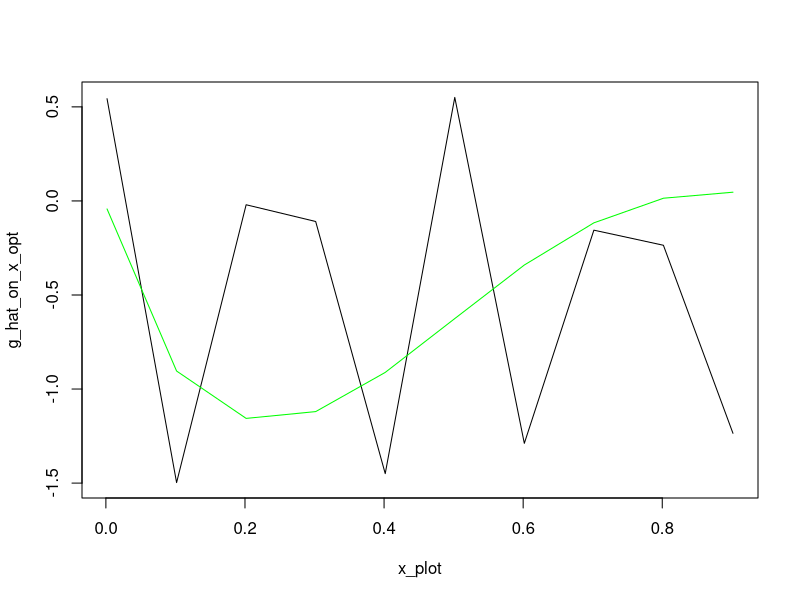
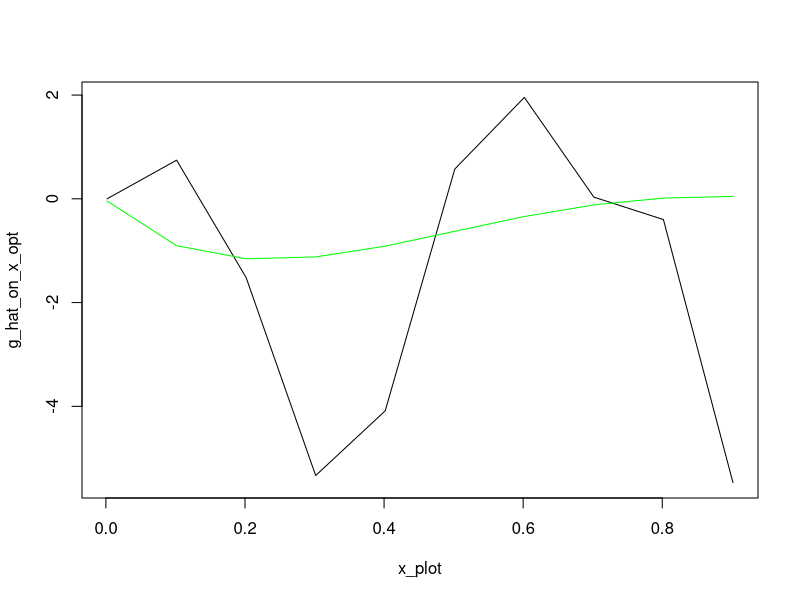
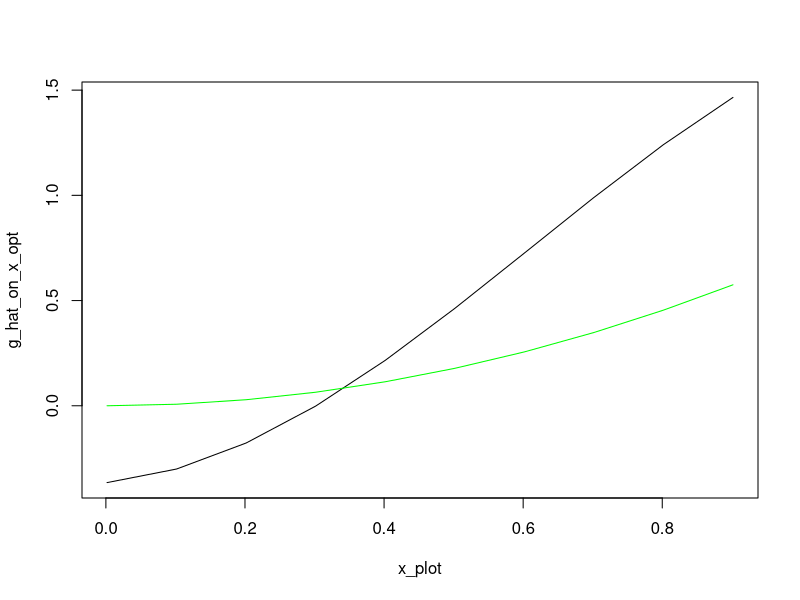
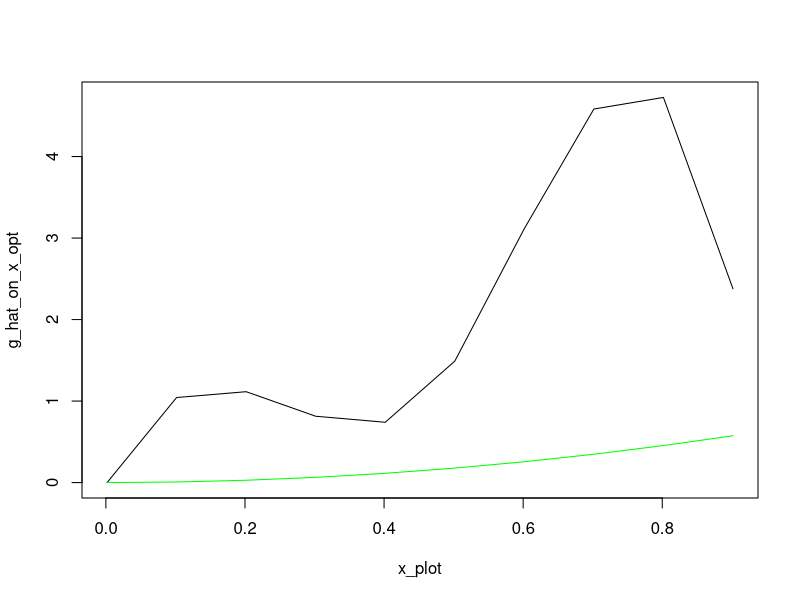
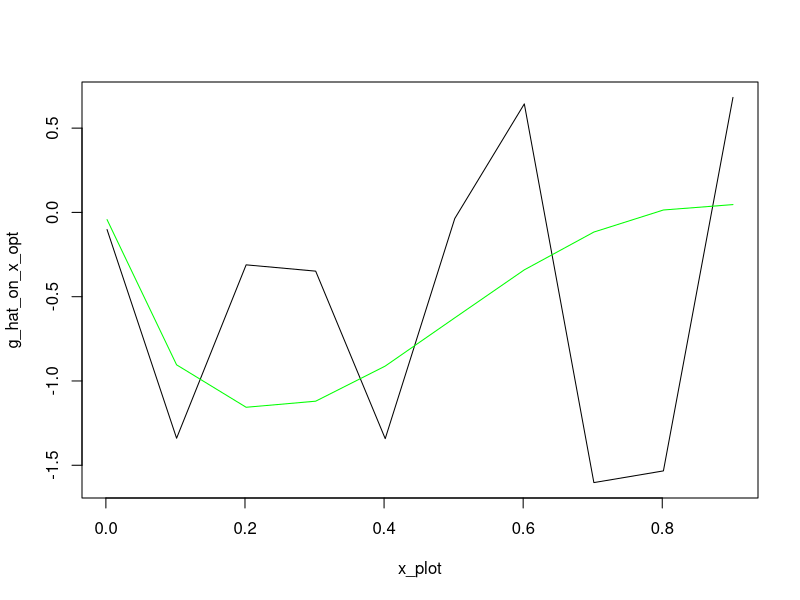
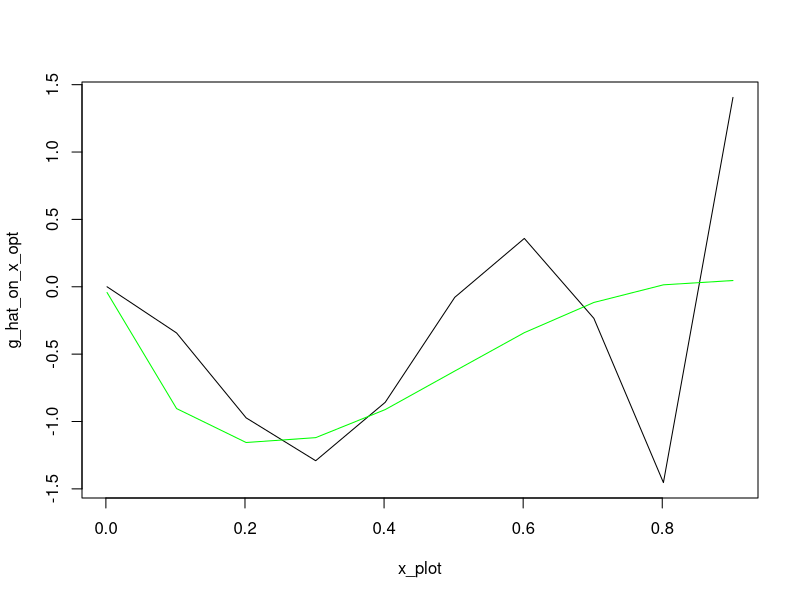
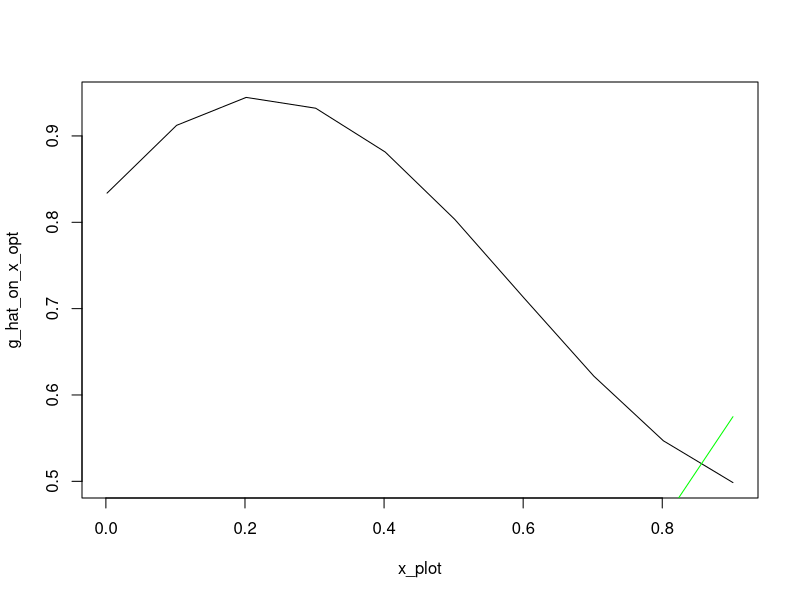
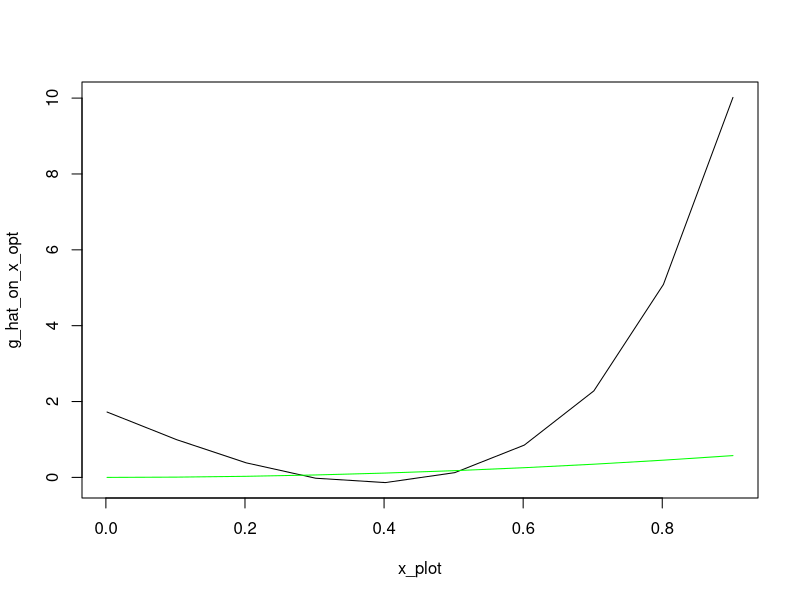

Source code (R) for these figures, in order:
#### Packages ####
library(splines)
library(MASS)
library(caret)

#### Estimate the gamma in the series estimation ####

kernel_functions <- function(x,ker='normal',knorm="sq")
{
  # Densities such as the integral of the square of the density is one if knorm is sq 
  # or such that the sd is one if knorm is sd.
  if (ker=='normal') 
  { 
    s <- switch(knorm,
                sd = 1,
                sq = 1/(2*sqrt(pi)))
    aux <- exp(- x^2 /(2*s^2)) / (sqrt(2*pi)*s)
  }
  if (ker=='triangle')
  {
    s <- switch(knorm,
                sd = sqrt(6),
                sq = (2/3))
    aux <- (s-abs(x))
    aux <- aux * (aux >0)/s^2
  }
  if (ker=='laplace')
  {
    s <- switch(knorm,
                sd = 1/sqrt(2),
                sq = 1/4)
    aux <- exp(-abs(x)/s)/(2*s)
  }
  return(aux)
}

create_W <- function(W, h=1 ,ker='normal',knorm="sq",remove=FALSE)
{
  #   ICM and smoothing matrix 
  #   If no bandwidth is provided for the function, h=1 is used  (no smoothing)
  #   The principle diagonal is replaced with zeros if remove = TRUE.
  n_w <- length(W)
  mat <- sapply(W,function(e) W - e*pracma::ones(n_w,1))
  wmat <-  kernel_functions(mat / h,ker=ker,knorm=knorm)/h; # kernel smoothing 
  # principle diagonal of the matrix replaced with zeros
  if (remove==TRUE) wmat <-  wmat - diag(diag(wmat))
  return(wmat/(n**2))
}

# splines
create_P_splines <- function(x, Z, J, degree){
  knots = quantile(Z, probs = seq(0, 1, length.out = J))
  return(bs(x, knots = knots, degree = degree, intercept = FALSE)[,1:length(knots)+degree-1])}

#trigo
p_j_trigo_0_1 <-function(j, J, z){
  a = 2*pi*j*z
  #print(a)
  if (j==1){
    return(1)
  }
  if (j%%2 == 0){
    cos_val = cos(a)
    return(sqrt(2)*cos_val)
  }
  else{
    sin_val = sin(a)
    return(sqrt(2)*sin_val)
  }
}

#hist
p_j_hist_0_1 <-function(j, J, z){
  l = length(z)
  if (l>1){
    res = rep(0, l)
    for (i in 1:l){
      if (z[i] >= (j - 1) / J && z[i] < j / J) {
        res[i] = sqrt(J)
      } else {
        res[i] = 0
      }
    }
    return(res)}
  else{
    if (z >= (j - 1) / J && z < j / J) {
      return(sqrt(J))
    } else{
      return(0)
    }
  }
}

# generalize for interval [a,b] : en fait ici on peut dire qu'on normalise Z entre 0 et 1
basis_a_b <-function(j, J, z, a, b, p_j_0_1){
  return(p_j_0_1(j,J,((z-a)/(b-a)))/sqrt(b-a))
}

# create P
create_P <- function(z_eval, J, Z, p_j, degree, spline_bool){
  n = length(Z)
  a = min(Z)
  b = max(Z)
  P = matrix(0, n, J)
  if (spline_bool == 0){
    for (j in 1:J){
      if (a!=b){
        for (i in 1:n){
          P[i,j] = basis_a_b(j, J, Z[i], a, b, p_j)}}
      else{
        P[i,j] = p_j(j, J, Z[i])
      }
    }
  }
  else{
    P <- create_P_splines(z_eval, Z, J, degree)
  }
  return(P)
}

# compute gamma_hat
estimation_gamma <- function(J, W, Z, Y, p_j, bool_splines, degree){
  n = length(Z)
  a = min(Z)
  b = max(Z)
  #compute Omega
  Omega <- create_W(W)
  
  #compute P
  P <- create_P(Z, J, Z, p_j, degree, bool_splines)
  
  #compute gamma
  gamma_step = t(P)%*%Omega%*%Y
  gamma_step_invert = solve(t(P)%*%Omega%*%P)
  gamma_hat = gamma_step_invert%*%gamma_step
  
  return(gamma_hat)
}

# Compute g_hat
g_hat <- function(z, J, p_j, gamma_hat, a, b){
  p_j_vector = rep(0, J)
  for (j in 1:J){
    p_j_vector[j] = basis_a_b(j, J, z, a, b, p_j)
  }
  return(sum(gamma_hat*p_j_vector))
}


#### Simulation 1 from Chen ####
g_sim_1 <- function(z, case){
  return(sin(4*z)*log(z))
}

simulate_data_1 <- function(data_param, g_sim, case){
  n = data_param[1]
  corr = data_param[2]
  
  U_V = mvrnorm(n, mu = c(0, 0), Sigma = matrix(c(1, corr, corr, 1),ncol = 2))
  
  U = U_V[,1]
  V = U_V[,2]
  X = rnorm(n, 0, 1)
  W = pnorm(X, 0, 1)
  D = rbinom(n, 1, 0.5)
  Z = pnorm(D*(X+V)+(1-D)*V)

  Y = g_sim(Z, none) + U
  
  return(list(U = U, V = V, X = X, W = W, D = D, Z = Z, Y = Y))
}

#data_param_1 = (n, corr)
n = 1250 #2500, 5000, 10 000
corr = 0.75
data_param_1 = c(n, corr)

simul_1 = simulate_data_1(data_param_1, g_sim_1, none) 


#### Simulation 2 from Chen ####
n = 1250 #2500, 5000, 10 000
Z = runif(n,0,1)
U = rnorm(n,0,1)
g_sim_2 <- function(z, case){
  return(sin(15*pi*z)*cos(z))
}

Y = g_sim_2(Z,none) + U

#attention ici pas d'instrument : à réfléchir




#### Simulation 3 #### 
simulate_data_3 <- function(data_param, g_sim, case){
  n = data_param[1]
  rhoev = data_param[2]
  rhowz = data_param[3]
  
  W = rnorm(n, 0, 1)
  V = rnorm(n, 0, 1)
  
  beta = sqrt((rhoev**2)/(1 - rhoev**2))
  Z = (beta*W + V)/sqrt(1+beta**2)
  
  eta = rnorm(n, 0, 1)
  a = sqrt((rhowz**2)/(1 - rhowz**2))
  eps = (a*V + eta)/sqrt(1+beta**2)
  
  Y = g_sim(Z,case) + eps
  
  return(list(W = W, V = V, Z = Z, Y = Y, eps = eps))
}

g_sim_3 <- function(x,case)  
{
  switch(case,  
         x,
         x^2/sqrt(2),
         sqrt(3*sqrt(3))*x*exp(-(x^2)/2),
         sqrt(3)*x*sin(pi*x/2),
         4*exp(-abs(x)) , 
         log(abs(x-1)+1)*ifelse(x>1,1,-1)*sqrt(10/3),
         sqrt(2)*x*cos(pi*x),
         (log(abs(x-1)+1)*ifelse(x>1,1,-1)*sqrt(10/3) - 0.6*x+ (x^3)*2)/8
  )
}


#n = 200 #or 400
#rhoev = 0.5 #0.8, 0.8
#rhowz = 0.9 #0.9, 0.7

data_param_3 = c(200, 0.5, 0.9)
simul_3 = simulate_data_3(data_param_3, g_sim_3, 2) #utilisent que le cas 2 et 3 dans le papier lapenta


#### Selection of J by cross-validation on M ####
calcul_M_g_hat <- function(gamma_hat, J, Z, Y, W, p_j_hat, bool_splines, degree){
  Omega <- create_W(W)
  M = 0 
  a = min(Z)
  b = max(Z)
  n = length(Z)
  g_hat_on_Z <- rep(0, n)
  if (bool_splines == 0){
    for (i in 1:n){
      g_hat_on_Z = g_hat(Z[i], J, p_j_hat, gamma_hat, a, b)
    }}
  else{
    basis <- create_P_splines(Z, Z, J, degree)
    g_hat_on_Z <- basis%*%gamma_hat
  }
  
  for (i in 1:n){
    for (j in 1:n){
      M = M + (Y[i] - g_hat_on_Z[i])*(Y[j] - g_hat_on_Z[j])*Omega[i,j]
    }
    return(M/(n**2))
  }}


calcul_M_true_g <- function(g, J, Z, Y, W){
  M = 0
  Omega <- create_W(W)
  for (i in 1:n){
    for (j in 1:n){
      M = M + (Y[i] - g(Z[i]))*(Y[j] - g(Z[j]))*Omega[i,j]
    }
    return(M/(n**2))
  }}

calcul_M_g_hat_test_sample <- function(g_hat_on_Z_test, Omega, n_test, Y_test){
  M = 0
  for (i in 1:n_test){
    for (j in 1:n_test){
      M = M + (Y_test[i] - g_hat_on_Z_test[i])*(Y_test[j] - g_hat_on_Z_test[j])*Omega[i,j]
    }
    return(M/(n_test**2))
  }}


#we want to minimize M so we choose J such that M is minimal
sample_train_test <- function(Z, Y, W, p_train){
  # Create a single data frame with all variables
  df <- data.frame(Z = Z, Y = Y, W = W)
  
  # Create bins based on the X variable (you can modify the binning logic if needed)
  bins <- cut(df$Z, breaks = 3, labels = FALSE)
  
  # Sample indices for the training set using bins for stratification
  index_train <- createDataPartition(bins, p = p_train, list = FALSE)
  
  # Indices for the validation set (complementary to train indices)
  index_val <- setdiff(seq_len(nrow(df)), index_train)
  
  # Create train and validation sets based on indices
  train_set <- df[index_train, ]
  val_set   <- df[index_val, ]
  
  # Return the training and validation sets
  return(list(
    Z_train = train_set$Z, Y_train = train_set$Y, W_train = train_set$W,
    Z_validation = val_set$Z, Y_validation = val_set$Y, W_validation = val_set$W
  ))
}

optimization_CV_M <- function(Z, W, Y, vect_J_to_test, p_train, p_j, bool_splines, degree, x_plot, case, true_g){
  gamma_hat_list <- vector("list", length(vect_J_to_test))
  a = min(Z)
  b = max(Z)
  M_values <- numeric(length(vect_J_to_test))
  n = length(Z)
  
  # split the data in training and test set
  sampled_data <- sample_train_test(Z, Y, W, p_train)
  Z_train <- sampled_data$Z_train
  Y_train <- sampled_data$Y_train
  W_train <- sampled_data$W_train
  Z_validation <- sampled_data$Z_validation
  Y_validation <- sampled_data$Y_validation
  W_validation <- sampled_data$W_validation
  n_train <- length(Z_train)
  
  # compute gamma_hat_train and g_hat_train for the training set
  for (j in 1:length(vect_J_to_test)){
    #compute gamma_hat_train
    gamma_hat <- estimation_gamma(vect_J_to_test[j],W_train,Z_train,Y_train,p_j, bool_splines, degree)
    gamma_hat_list[[j]] <- gamma_hat
    
    # compute the prediction of g_hat_train on the test set 
    n_val <- length(Z_validation)
    if (bool_splines == 0){ 
      g_hat_on_Z_val = rep(0, n_val)
      for (i in 1:n_val){
        g_hat_on_Z_val[i] <- g_hat(Z_validation[i], vect_J_to_test[j], p_j, gamma_hat, a, b)
      }}
    else{
      basis <- create_P_splines(Z_validation, Z_train, vect_J_to_test[j], degree)
      g_hat_on_Z_val <-  basis%*%gamma_hat
    }
    
    # compute M and store it 
    Omega_val <- create_W(W_validation)
    M_values[j] <- calcul_M_g_hat_test_sample(g_hat_on_Z_val, Omega_val, n_val, Y_validation)
  }
  
  # return J corresponding to the smallest MSE
  J_opt = vect_J_to_test[which.min(M_values)]
  print(c(M_values, J_opt))
  gamma_hat <- estimation_gamma(J_opt,W,Z,Y,p_j, bool_splines, degree)
  
  g_hat_on_x_opt = rep(0, length(x_plot))
  if (bool_splines == 0){ 
    for (i in 1:length(x_plot)){
      g_hat_on_x_opt[i] <- g_hat(x_plot[i], J_opt, p_j, gamma_hat, a, b)
    }}
  else{
    basis <- create_P_splines(x_plot, Z, J_opt, degree)
    g_hat_on_x_opt <- basis%*%gamma_hat
  }
  
  g_on_x = true_g(x_plot, case)
  plot(x_plot, g_hat_on_x_opt, type = 'l', col = 'black')
  lines(x_plot, g_on_x, type = 'l', col = 'green')
  
  return(J_opt)
  
}


#simulation 1 
data_param_1 = c(1250, 0.75)
simul_1 <- simulate_data_1(data_param_1, g_sim_1, none)
vect_J_to_test = seq(3, 10, by = 1)
x = seq(min(Z), max(Z), by = 0.1)
optimization_CV_M(simul_1$Z, simul_1$W, simul_1$Y, vect_J_to_test, 0.6, p_j_trigo_0_1, 0, none, x, none, g_sim_1)

vect_J_to_test = seq(3, 10, by = 1)
x = seq(min(Z), max(Z), by = 0.1)
optimization_CV_M(simul_1$Z, simul_1$W, simul_1$Y, vect_J_to_test, 0.6, none, 1, 3, x, none, g_sim_1)


#simulation 3 : avec base trigo, pas l'impression que ça fonctionne de ouf
data_param_3 = c(200, 0.5, 0.9)
simul_3 = simulate_data_3(data_param_3, g_sim_3, 2) 

vect_J_to_test = seq(3, 20, by = 1)
x = seq(min(Z), max(Z), by = 0.1)
optimization_CV_M(simul_3$Z, simul_3$W, simul_3$Y, vect_J_to_test, 0.8, p_j_trigo_0_1, 0, none, x, 2, g_sim_3)


vect_J_to_test = seq(3, 20, by = 1)
x = seq(min(Z), max(Z), by = 0.1)
optimization_CV_M(simul_3$Z, simul_3$W, simul_3$Y, vect_J_to_test, 0.8, none, 1, 3, x, 2, g_sim_3)


#### Selection of J by cross-validation on the MSE ####
optimization_CV_MSE <- function(Z, W, Y, vect_J_to_test, p_train, p_j, bool_splines, degree, x_plot, case, true_g){
  gamma_hat_list <- vector("list", length(vect_J_to_test))
  a = min(Z)
  b = max(Z)
  MSE_values <- numeric(length(vect_J_to_test))
  n = length(Z)
  
  # split the data in training and test set
  sampled_data <- sample_train_test(Z, Y, W, p_train)
  Z_train <- sampled_data$Z_train
  Y_train <- sampled_data$Y_train
  W_train <- sampled_data$W_train
  Z_validation <- sampled_data$Z_validation
  Y_validation <- sampled_data$Y_validation
  W_validation <- sampled_data$W_validation
  n_train <- length(Z_train)
  
  # compute gamma_hat_train and g_hat_train for the training set
  for (j in 1:length(vect_J_to_test)){
    #compute gamma_hat_train
    gamma_hat <- estimation_gamma(vect_J_to_test[j],W_train,Z_train,Y_train,p_j, bool_splines, degree)
    gamma_hat_list[[j]] <- gamma_hat
    
    # compute the prediction of g_hat_train on the test set 
    n_val <- length(Z_validation)
    if (bool_splines == 0){ 
      g_hat_on_Z_val = rep(0, n_val)
      for (i in 1:n_val){
        g_hat_on_Z_val[i] <- g_hat(Z_validation[i], vect_J_to_test[j], p_j, gamma_hat, a, b)
      }}
    else{
      basis <- create_P_splines(Z_validation, Z_train, vect_J_to_test[j], degree)
      g_hat_on_Z_val <-  basis%*%gamma_hat
    }
    
    # compute MSE and store it
    MSE = sum((g_hat_on_Z_val - Z_validation)**2)
    MSE_values[j] = MSE
     }
  
  # return J corresponding to the smallest MSE
  J_opt = vect_J_to_test[which.min(MSE_values)]
  print(c(MSE_values, J_opt))
  gamma_hat <- estimation_gamma(J_opt,W,Z,Y,p_j, bool_splines, degree)
  
  g_hat_on_x_opt = rep(0, length(x_plot))
  if (bool_splines == 0){ 
    for (i in 1:length(x_plot)){
      g_hat_on_x_opt[i] <- g_hat(x_plot[i], J_opt, p_j, gamma_hat, a, b)
    }}
  else{
    basis <- create_P_splines(x_plot, Z, J_opt, degree)
    g_hat_on_x_opt <- basis%*%gamma_hat
  }
  
  g_on_x = true_g(x_plot, case)
  plot(x_plot, g_hat_on_x_opt, type = 'l', col = 'black')
  lines(x_plot, g_on_x, type = 'l', col = 'green')
  
  return(J_opt)
  
}

#simulation 1 
data_param_1 = c(1250, 0.75)
simul_1 <- simulate_data_1(data_param_1, g_sim_1, none)
vect_J_to_test = seq(3, 10, by = 1)
x = seq(min(Z), max(Z), by = 0.1)
optimization_CV_MSE(simul_1$Z, simul_1$W, simul_1$Y, vect_J_to_test, 0.6, p_j_trigo_0_1, 0, none, x, none, g_sim_1)

vect_J_to_test = seq(3, 10, by = 1)
x = seq(min(Z), max(Z), by = 0.1)
optimization_CV_MSE(simul_1$Z, simul_1$W, simul_1$Y, vect_J_to_test, 0.6, none, 1, 3, x, none, g_sim_1)


#simulation 3 
data_param_3 = c(200, 0.5, 0.9)
simul_3 = simulate_data_3(data_param_3, g_sim_3, 2) 

vect_J_to_test = seq(3, 20, by = 1)
x = seq(min(Z), max(Z), by = 0.1)
optimization_CV_MSE(simul_3$Z, simul_3$W, simul_3$Y, vect_J_to_test, 0.8, p_j_trigo_0_1, 0, none, x, 2, g_sim_3)


vect_J_to_test = seq(3, 20, by = 1)
x = seq(min(Z), max(Z), by = 0.1)
optimization_CV_MSE(simul_3$Z, simul_3$W, simul_3$Y, vect_J_to_test, 0.8, none, 1, 3, x, 2, g_sim_3)




#### Selection of J by Lepski 1 (Comte) #### 


#### Selection of J by Lepski 2 (Chen) #### 
lepski_chen <- function(c_0,W,Z,Y,p_j,bool_splines,degree, valid_dim){
  prev_ratio = 0
  new_ratio = 1000
  J = 1
  
  #find J_max
  while ((prev_ratio>10 || new_ratio<= 10)){
    s_hat_J = calcul_s_J(todo) #TODO
    prev_ratio = new_ratio
    new_ratio = s_hat_J*J*sqrt(log(J))/sqrt(n) 
    J = J+1
    while (!valid_dim(J)){# as long as the value of J is not valid we look for another one
      J = J+1
     }}

  J_max = J
  
  I_hat = seq(as.integer(0.1 * log(J_max)^2), as.integer(J_max) + 1, by = 1)
  I_hat = sort(I_hat[valid_dim(I_hat)]) #select only the valid dimensions
  
  index = 1
  J = I_hat[index]
  condition = FALSE
  while (J %in% I_hat && condition == FALSE){
    for (J_prime in I_hat){
      if (J_prime>J){
        #compute g_J and g_J'
        gamma_J <- estimation_gamma(J,W,Z,Y,p_j, bool_splines, degree)
        gamma_J_prime <- estimation_gamma(J_prime,W,Z,Y,p_j, bool_splines, degree)
        
        #compute V_hat(J) and V_hat(J')
        V_J = V_hat_J(J)
        V_J_prime = V_hat_J(J_prime)
        
        #compute |g_J - g_J'| (a)
        a = difference_norm(g_J, g_J_prime)
        
        #compute c_0(V_hat(J)+V_hat(J')) (b)
        b = c_0*(V_J + V_J_prime)
        
        if(a<b){
          condition = TRUE}
        else{
          condition = FALSE
        }  
        index = index + 1
        J = I_hat[index]
      }
      else{
        index = index + 1
        J = I_hat[index]
      }}}
  J_opt = J
  return(J_opt)
}



valid_dim_splines <- function(J){#checks if J is a valid dimension in Tau  
  
}

V_hat_J <- function(J, n, s_J_hat){
  return (sqrt(log(n)/n)/s_J_hat) #the one in our case 
}

difference_norm <- function(g_J, g_J_prime){
  # TO DO
}


#### Lepski with bootstrap ####
lepski_bootstrap <- function(n_boot,n,valid_dim,x_grid, W, Z, Y, p_j, bool_splines, degree){
  prev_ratio = 0
  new_ratio = 1000
  J = 1
  
  #find J_max to then create I_hat
  while ((prev_ratio>10 || new_ratio<= 10)){
    s_hat_J = calcul_s_J(todo) #TODO
    prev_ratio = new_ratio
    new_ratio = s_hat_J*J*sqrt(log(J))/sqrt(n) 
    J = J+1
    while (!valid_dim(J)){# as long as the value of J is not valid we look for another one
      J = J+1
    }}
  
  J_max = J
  
  #create I_hat
  I_hat = seq(as.integer(0.1 * log(J_max)^2), as.integer(J_max) + 1, by = 1)
  I_hat = sort(I_hat[valid_dim(I_hat)]) #select only the valid dimensions
  length_I_hat = length(I_hat)
  
  
  # estimate the models (ie the gamma_J and M_boot for all J)
  matrix_gamma = matrix(0, nrow = length_I_hat, ncol = length_I_hat)
  list_M_boot <- list()
  for (j in 1:length_I_hat){
    M_boot_j <- compute_M_bootstrap(j, W, Z, Y, p_j, bool_splines, degree)
    list_M_boot[[j]] <- M_boot_j
    
    gamma_J <- M_boot_j%*%Y
    gamma_J_zeros <- c(gamma_J, rep(0, length_I_hat - j)) #add zeros for good dimension
    matrix_gamma[j,] = gamma_J_zeros #ATTENTION ! prendre que les J premiers termes dans les prochains algos pour pas prendre les zéros!!!
  }
  
  #draw the w_i
  W_boot_matrix <- matrix(rnorm(n_boot * n, mean = 0, sd = 1), nrow = n_boot, ncol = n)
  
  #compute the sigma_J(x) for all values of J and all values of x
  matrix_sigma_all_j_all_x <- matrix(0, nrow = length_I_hat, ncol = length(x_grid))
  matrix_all_u <- matrix(0, nrow = length_I_hat, ncol = n) #n number of data points (ie length(Z))
  for (j_index in 1:length_I_hat){
    j = I_hat[j_index]
    h_hat_j_on_Z = calcul_hat_g_on_Z(j, Z, p_j, matrix_gamma[[j_index]][1:j], a, b, Z, degree, bool_splines)
    u_hat_j = Y - h_hat_j_on_Z 
    matrix_all_u[j,] = u_hat_j
    
    P_j_on_x <- create_P(x_grid, j, Z, p_j, degree, bool_splines) #create for all x_grid
    U_j_j <- create_matrix_U(u_hat_j, u_hat_j) 
    sigma_j = t(P_j_on_x)%*%list_M_boot[[j]]%*%U_j_j%*%t(list_M_boot[[j]])%*%P_j_on_x #vecteur de taille len(x_grid)
    matrix_sigma_all_j_all_x[j,] = sigma_j #ligne j prend les valeurs des sigma_j(x) pour toutes les valeurs de x_grid
  }
  
  #compute the sigma_J,J_2(x) for all values of x
  matrix_sigma_all_j_j2_all_x <- replicate(length(x_grid), matrix(0, length_I_hat, length_I_hat), simplify = FALSE)
  for (j_index in 1:length_I_hat){
    j = I_hat[j_index]
    P_j_on_x <- create_P(x_grid, j, Z, p_j, degree, bool_splines)
    for (j_prime_index in (j_index+1):length_I_hat){
      j_prime = I_hat[j_prime_index]
      
      #calcul de sigma_j,jprime(x) pour tous les x_grid et ensuite on met dans les matrices
      U_j_jp <- create_matrix_U(matrix_all_u[j,], matrix_all_u[j_prime,])
      P_j_prime_on_x <- create_P(x_grid, j_prime, Z, p_j, degree, bool_splines)
      sigma_j_j_prime = t(P_j_on_x)%*%list_M_boot[[j]]%*%U_j_jp%*%t(list_M_boot[[j_prime]])%*%P_j_prime_on_x #vecteur de la taille de x
      for (x_index in 1:length(x_grid)){
        matrix_sigma_all_j_j2_all_x[[x_index]][j_index, j_prime_index] = sigma_j_j_prime[x_index]
      }}}
  
  
  #compute the T stat for each draw of w
  T_i = rep(0, n_boot)
  for (i in 1:n_boot){
    T_i[i] = T_stat_D(x_grid, Y, Z, W, p_j, degree, bool_splines, I_hat, W_boot_matrix[i,], matrix_gamma, list_M_boot, matrix_sigma_all_j_all_x, matrix_all_u, matrix_sigma_all_j_j2_all_x) 
  }
  alpha = min(0.5, sqrt(log(J_max)/J_max))
  theta = quantile(T_i, probs = 1 - alpha)
  
  J_n_hat = I_hat[length(I_hat)-1] #on prend l'avant dernier pour être le plus petit strict
  J_hat = compute_J_hat(I_hat, x_grid, p_j, matrix_gamma, matrix_sigma_all_j_all_x, matrix_sigma_all_j_j2_all_x)
    
  J_tilde = min(J_hat, J_n_hat)
  
  return(J_tilde)
}


compute_M_bootstrap <- function(J, W, Z, Y, p_j, bool_splines, degree){
  n = length(Z)
  #compute Omega
  Omega <- create_W(W)
  
  #compute P
  P <- create_P(Z, J, Z, p_j, degree, bool_splines)
  
  #compute gamma
  M_boot_step = t(P)%*%Omega
  M_boot_step_invert = solve(t(P)%*%Omega%*%P)
  M_boot = M_boot_step_invert%*%M_boot_step
  
  return(M_boot)
}



T_stat_inter_x <- function(Y, Z, W, p_j, degree, bool_splines, x, x_index, I_hat, w_vector, list_M_boot, matrix_sigma_all_j_all_x, matrix_all_u, matrix_sigma_all_j_j2_all_x){
  a = min(Z)
  b = max(Z)
  
  I_hat = sort(I_hat) 
  
  diff_matrix_x <- matrix(0, nrow = length(I_hat), ncol = length(I_hat))
  value_j <- rep(0,length(I_hat))
  value_j_prime <- rep(0, length(I_hat)) #to keep track of the values of J
  
  matrix_ratio <- matrix(0, nrow = length(I_hat), ncol = length(I_hat))

  for (j_index in 1:length[I_hat]){
    j = I_hat[j_index]
    
    #compute u_star 
    u_hat_j = matrix_all_u[j_index,]
    u_star_j = u_hat_j*w_vector
    
    #compute D_j sur les x
    P_j_on_x <- create_P(x, j, Z, p_j, degree, bool_splines)
    D_j_star = t(P_j_on_x)%*%list_M_boot[[j]]%*%u_star_j #checker les dimensions
    
    for (j_prime_index in j_index:length(I_hat)){
      j_prime = I_hat[j_prime_index]
      
      #compute u_star_j_prime
      u_hat_j_prime = matrix_all_u[j_prime_index,]
      u_star_j_prime = u_hat_j_prime*w_vector
      
      #compute D_j_prime sur les x
      P_j_prime_on_x <- create_P(x, j_prime, Z, p_j, degree, bool_splines)
      D_j_prime_star = t(P_j_prime_on_x)%*%list_M_boot[[j_prime]]%*%u_star_j_prime #vecteur de taille x
      
      
      #Stockage des résultats
      diff_matrix_x[j_index,j_prime_index] = abs(D_j_prime_star - D_j_star) 
      sigma_j = matrix_sigma_all_j_all_x[j_index, x_index]
      sigma_j_prime = matrix_sigma_all_j_all_x[j_prime_index, x_index]
      sigma_j_j_prime = matrix_sigma_all_j_j2_all_x[[x_index]][j_index, j_prime_index]
      sigma_val = sigma_j + sigma_j_prime - 2*sigma_j_j_prime
      matrix_ratio[j_index, j_prime_index] = diff_matrix_x[j_index,j_prime_index]/sqrt(sigma_matrix_x[j_index, j_prime_index])
      
      value_j[j_index] = j
      value_j_prime[j_prime_index] = j_prime
      
    }}
  
  return(max(matrix_ratio))
}
  

calcul_hat_g_on_Z <- function(j, Z, p_j, gamma_hat, a, b, Z_to_evaluate, degree, bool_splines){
  g_hat_on_x <- 0
  if (bool_splines == 0){
    for (i in 1:length(Z_to_evaluate)){
      g_hat_on_Z <- g_hat(Z_to_evaluate[i], j, p_j, gamma_hat, a, b)
    }
  }
  else{
    basis <- create_P_splines(Z_to_evaluate, Z, j, degree)
    g_hat_on_Z <-  basis%*%gamma_hat
  }
  return(g_hat_on_Z)
}


create_matrix_U <- function(u_j, u_j_prime){
  n = length(u_j)
  res_mat <- matrix(0, nrow = n, n_col = n)
  for (i in 1:n){
    res_mat[i,i] = u_j[i]*u_j_prime[i]
  }
  return(res_mat)
}
  
  
T_stat_D <- function(x_grid, Y, Z, W, p_j, degree, bool_splines, I_hat, w_vector, list_M_boot, matrix_sigma_all_j_all_x, matrix_all_u, matrix_sigma_all_j_j2_all_x){
  vec_x <- rep(0, length(x_grid))
  for (x_index in 1:length(x_grid)){
    vec_x <- T_stat_inter_x(Y, Z, W, p_j, degree, bool_splines, x_grid[x_index], x_index, I_hat, w_vector, matrix_gamma, list_M_boot, matrix_sigma_all_j_all_x, matrix_all_u, matrix_sigma_all_j_j2_all_x)
  }
  return(max(vec_x))
}



compute_J_hat <- function(I_hat, x_grid, p_j, matrix_gamma, matrix_sigma_all_j_all_x, matrix_sigma_all_j_j2_all_x){
  j_index = 1
  J = I_hat[j_index]
  ratio = calcul_ratio(J, j_index, I_hat, x_grid, p_j, matrix_gamma, matrix_sigma_all_j_all_x, matrix_sigma_all_j_j2_all_x)
  while (ratio > 1.1*theta_star){
    j_index = j_index + 1 
    J = I_hat[j_index]
    ratio = calcul_ratio(J, j_index, I_hat, x_grid, p_j, matrix_gamma, matrix_sigma_all_j_all_x, matrix_sigma_all_j_j2_all_x)
  }
  
  return(J)
}

calcul_ratio<- function(J, J_index, I_hat, x_grid, p_j, matrix_gamma, matrix_sigma_all_j_all_x, matrix_sigma_all_j_j2_all_x){
  vec_ratio_x <- rep(0, length(x_grid))
  for (x_index in 1:length(x_grid)){
    vec_ratio_x[x_index] = calcul_ratio_step(J, J_index, I_hat, x_grid[x_index], x_index, p_j, matrix_gamma, matrix_sigma_all_j_all_x, matrix_sigma_all_j_j2_all_x)
  }
  return(max(vec_ratio_x))
}

calcul_ratio_step <- function(J, J_index, I_hat, x, x_index, p_j, matrix_gamma, matrix_sigma_all_j_all_x, matrix_sigma_all_j_j2_all_x){# x is a number here
  res_mat <- matrix(0, length(I_hat), length(I_hat))
  
  #compute h_j(x)
  P_j_on_x <- create_P(x_grid, J, Z, p_j, degree, bool_splines) #on crée la base pour J donné
  g_hat_J_x <- P_j_on_x%*%matrix_gamma[[J_index]][1:J]
  
  #compute sigma_J
  sigma_j = matrix_sigma_all_j_all_x[J_index, x_index]
  
  for (J_prime_index in J_index:length(I_hat)){
    J_prime = I_hat[J_prime_index]
    P_j_prime_on_x <- create_P(x_grid, J_prime, Z, p_j, degree, bool_splines)
    g_hat_J_prime_x <- P_j_prime_on_x%*%matrix_gamma[[J_prime_index]][1:J_prime]
    
    sigma_j_prime = matrix_sigma_all_j_all_x[J_prime_index, x_index]
    sigma_j_j_prime = matrix_sigma_all_j_j2_all_x[[x_index]][J_index, J_prime_index]
    sigma_val = sigma_j + sigma_j_prime - 2*sigma_j_j_prime
    
    res_mat[j_index, j_prime_index] = abs(g_hat_J_x - g_hat_J_prime_x)/sqrt(sigma_val)
  }
  return(max(res_mat))
}



























